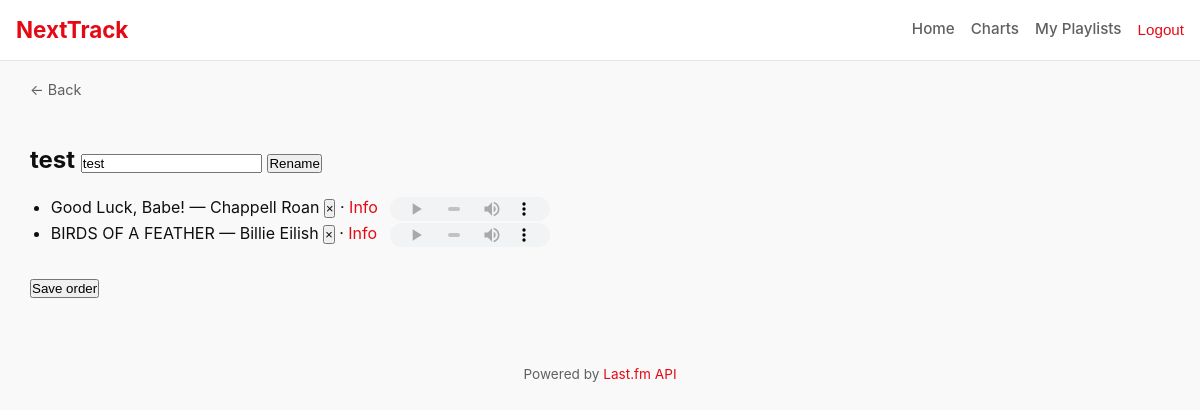
The page /playlists/5/ (signed in) on the database its author committed.
### music/models.py (models this page shows, shortened)
class Playlist(models.Model):
    owner = models.ForeignKey(User, on_delete=models.CASCADE, related_name="playlists")
    name = models.CharField(max_length=120)
    created_at = models.DateTimeField(auto_now_add=True)
    class Meta:
        unique_together = ("owner", "name")

class PlaylistTrack(models.Model):
    playlist = models.ForeignKey(Playlist, on_delete=models.CASCADE, related_name="items")
    track = models.ForeignKey(Track, on_delete=models.CASCADE)
    position = models.PositiveIntegerField(default=0)
    class Meta:
        unique_together = ("playlist", "track")
        ordering = ["position"]

class Track(models.Model):
    title = models.CharField(max_length=200)
    artist = models.ForeignKey(Artist, on_delete=models.CASCADE, related_name="tracks")
    mbid = models.CharField(max_length=36, blank=True, null=True)
    url = models.URLField(blank=True)
    playcount = models.PositiveIntegerField(default=0)
    match = models.FloatField(null=True, blank=True)
    fetched_at = models.DateTimeField(auto_now=True)
    preview_url = models.URLField(blank=True)
    class Meta:
        unique_together = ("title", "artist")
        ordering = ["-playcount"]

class Artist(models.Model):
    name = models.CharField(max_length=200, unique=True)
    mbid = models.CharField(max_length=36, blank=True, null=True)
    url = models.URLField(blank=True)
    listeners = models.PositiveIntegerField(default=0)
    playcount = models.PositiveIntegerField(default=0)
    summary = models.TextField(blank=True)
    fetched_at = models.DateTimeField(auto_now=True)

### music/views.py (the view, shortened to what this page needs)
# urls.py: path("playlists/<int:pk>/", views.playlist_detail, name="playlist_detail"),
@login_required
def playlist_detail(request, pk: int):
    pl = get_object_or_404(Playlist, pk=pk, owner=request.user)
    if "rename" in request.POST:
        form = PlaylistRenameForm(request.POST, instance=pl)
        if form.is_valid():
            form.save()
        return redirect("playlist_detail", pk=pk)
    if "remove_track" in request.POST:
        PlaylistTrack.objects.filter(
            playlist=pl, track_id=request.POST["remove_track"]
        ).delete()
    pl.refresh_from_db()
    items = pl.items.select_related("track__artist")
    for item in items:
        ensure_preview(item.track)
    context = {
        "playlist": pl,
        "tracks": items,
        "rename_form": PlaylistRenameForm(instance=pl),
    }
    return render(request, "playlist_detail.html", context)

### music/forms.py
class PlaylistRenameForm(forms.ModelForm):
    class Meta:
        model = Playlist
        fields = ("name",)

### music/views.py (called while the page is built)
def ensure_preview(track: Track):
    if track.preview_url:
        return
    url = itunes_preview(f"{track.artist.name} {track.title}")
    if url:
        track.preview_url = url
        track.save(update_fields=["preview_url"])

### templates/playlist_detail.html (shortened to what this page needs)
{% extends "base.html" %}{% block content %}
<a href="{% url 'home' %}" class="back-btn"
   onclick="event.preventDefault();
            if (history.length > 1) { history.back(); }
            else { window.location = this.getAttribute('href'); }">← Back</a>
<h2>
  {{ playlist.name }}
  <form method="post" style="display:inline">{% csrf_token %}
    {{ rename_form.name }} <button name="rename">Rename</button>
  </form>
</h2>
<ul id="track-list">
{% for item in tracks %}
  <li data-id="{{ item.track.id }}">
    {{ item.track.title }} — {{ item.track.artist.name }}
    <form method="post" style="display:inline">{% csrf_token %}
      <button name="remove_track" value="{{ item.track.id }}" style="font-size:0.8rem">×</button>
    </form>
    ·
    <a href="{% url 'track_detail' item.track.artist.name|urlencode:"" item.track.title|urlencode:"" %}">Info</a>
    {% if item.track.preview_url %}
      <audio controls style="vertical-align:middle;width:160px;height:24px;margin-left:8px">
        <source src="{{ item.track.preview_url }}" type="audio/mpeg">
      </audio>
    {% else %}
      <em style="color:var(--muted)">no preview</em>
    {% endif %}
  </li>
{% empty %}
  <li>This playlist is empty.</li>
{% endfor %}
</ul>
<button id="save-order" style="margin-top:1rem">Save order</button>
{% endblock %}

### music/static/style.css (style rules this page uses)
:root { --primary:#e50914; --bg:#f9f9f9; --text:#0f0f0f; --muted:#606060; --card:#ffffff; --border:#e5e5e5; --max-w:1200px; }
* { box-sizing:border-box;margin:0;padding:0 }
html { scroll-behavior:smooth }
body { font-family:-apple-system,BlinkMacSystemFont,"Segoe UI",Roboto,sans-serif; background:var(--bg);color:var(--text);line-height:1.6; }
a { color:var(--primary);text-decoration:none }
.back-btn { display:inline-block;margin-bottom:1rem;font-size:0.9rem; color:var(--muted); }
ul,ol { padding-left:1.3rem;margin-block:1rem }
h2 { margin-block:1.5rem 1rem }

### rows shown on the page
Playlist: name "test"
PlaylistTrack: track "Good Luck, Babe!", track.artist.name "Chappell Roan"
PlaylistTrack: track "BIRDS OF A FEATHER", track.artist.name "Billie Eilish"
